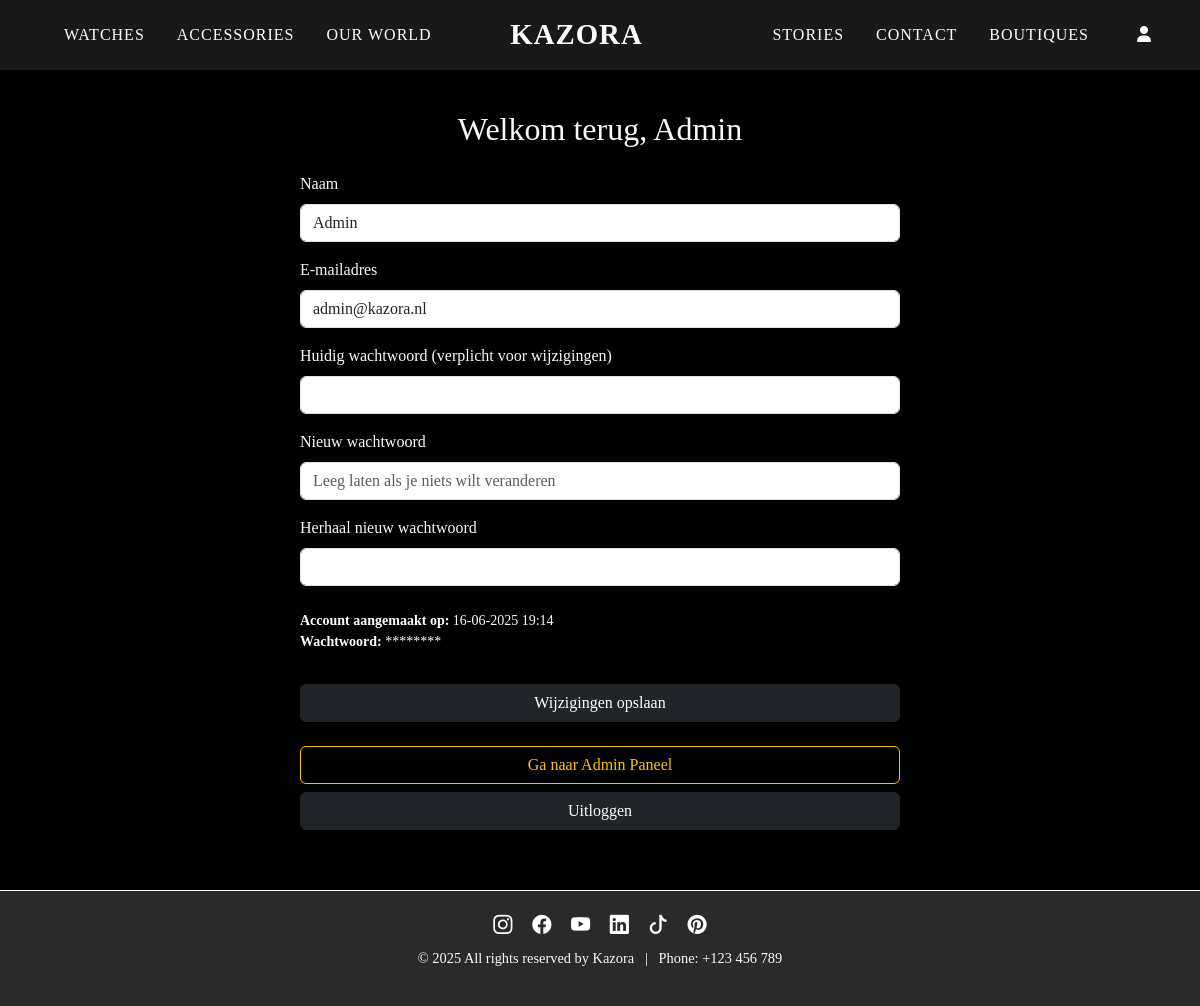
The app's page /account.php (signed in) with its own data.
### tables this page shows
CREATE TABLE `users` (
  `id` int(11) NOT NULL,
  `name` varchar(255) NOT NULL,
  `email` varchar(255) NOT NULL,
  `password` varchar(255) NOT NULL,
  `created_at` timestamp NOT NULL DEFAULT current_timestamp() ON UPDATE current_timestamp(),
  `role` varchar(255) NOT NULL
);

### account.php (the view, shortened to what this page needs)
<?php
require 'db.php';
$email = $_SESSION['user']['email'];
$stmt = $conn->prepare("SELECT * FROM users WHERE email = ?");
$stmt->bind_param("s", $email);
$stmt->execute();
$user = $stmt->get_result()->fetch_assoc();
?>
<!DOCTYPE html>
<html lang="nl">
<head>
  <link rel="stylesheet" href="css/style.css">
  <link href="https://cdn.jsdelivr.net/npm/bootstrap@5.3.0/dist/css/bootstrap.min.css" rel="stylesheet">
</head>
<body>
  <?php include 'header.php'; ?>
  <main class="auth-main d-flex justify-content-center align-items-center">
    <div class="auth-box" style="width: 100%; max-width: 600px;">
      <h2 class="mb-4 text-center">Welkom terug, <span class="text-gold"><?= htmlspecialchars($user['name']) ?></span></h2>
      <form method="POST" class="d-grid gap-3">
        <div>
          <label class="form-label">Naam</label>
          <input type="text" name="name" class="form-control" value="<?= htmlspecialchars($user['name']) ?>" required>
        </div>
        <div>
          <label class="form-label">E-mailadres</label>
          <input type="email" name="email" class="form-control" value="<?= htmlspecialchars($user['email']) ?>" required>
        </div>
        <div>
          <label class="form-label">Huidig wachtwoord <span class="text-gold">(verplicht voor wijzigingen)</span></label>
          <input type="password" name="current_password" class="form-control" required>
        </div>
        <div>
          <label class="form-label">Nieuw wachtwoord</label>
          <input type="password" name="new_password" class="form-control" placeholder="Leeg laten als je niets wilt veranderen">
        </div>
        <div>
          <label class="form-label">Herhaal nieuw wachtwoord</label>
          <input type="password" name="confirm_password" class="form-control">
        </div>
        <div class="form-text text-start mt-2 text-white">
          <strong>Account aangemaakt op:</strong> <?= date('d-m-Y H:i', strtotime($user['created_at'])) ?><br>
          <strong>Wachtwoord:</strong> ********
        </div>
        <button type="submit" class="btn btn-dark mt-3">Wijzigingen opslaan</button>
      </form>
      <?php if ($user['role'] === 'admin'): ?>
        <a href="admin.php" class="btn btn-outline-warning w-100 mt-4">Ga naar Admin Paneel</a>
      <?php endif; ?>
      <a href="logout.php" class="btn btn-dark w-100 mt-2">Uitloggen</a>
    </div>
  </main>
  <?php include 'footer.php'; ?>
</body>
</html>

### css/style.css (style rules this page uses)
:root { --black: #121212; --dark-gray: #1b1b1b; --light-gray: #2a2a2a; --white: #ffffff; --gold: #b8a47e; --gold-deep: #a08963; --gold-light: #d9c4a0; --gold-glow: #f0e3b4; --bronze: #8c6f4a; --charcoal: #2e2b26; --warm-shadow: #181715; --amber: #cfa96c; --overlay-dark: rgba(18, 18, 18, 0.7); --overlay-gold: rgba(216, 193, 134, 0.1); --text-light: #f5f5f5; --text-muted: #a79b89; --text-gold: var(--gold-light); }
body, html { margin: 0; padding: 0; font-family: 'Georgia', serif; background: var(--black); color: var(--white); }
.auth-main { min-height: calc(100vh - 120px); padding: 60px 15px; }
main.auth-main { margin-top: 50px; }

### records on screen
users: name "Admin", email "admin@kazora.nl", created_at "16-06-2025 19:14"
